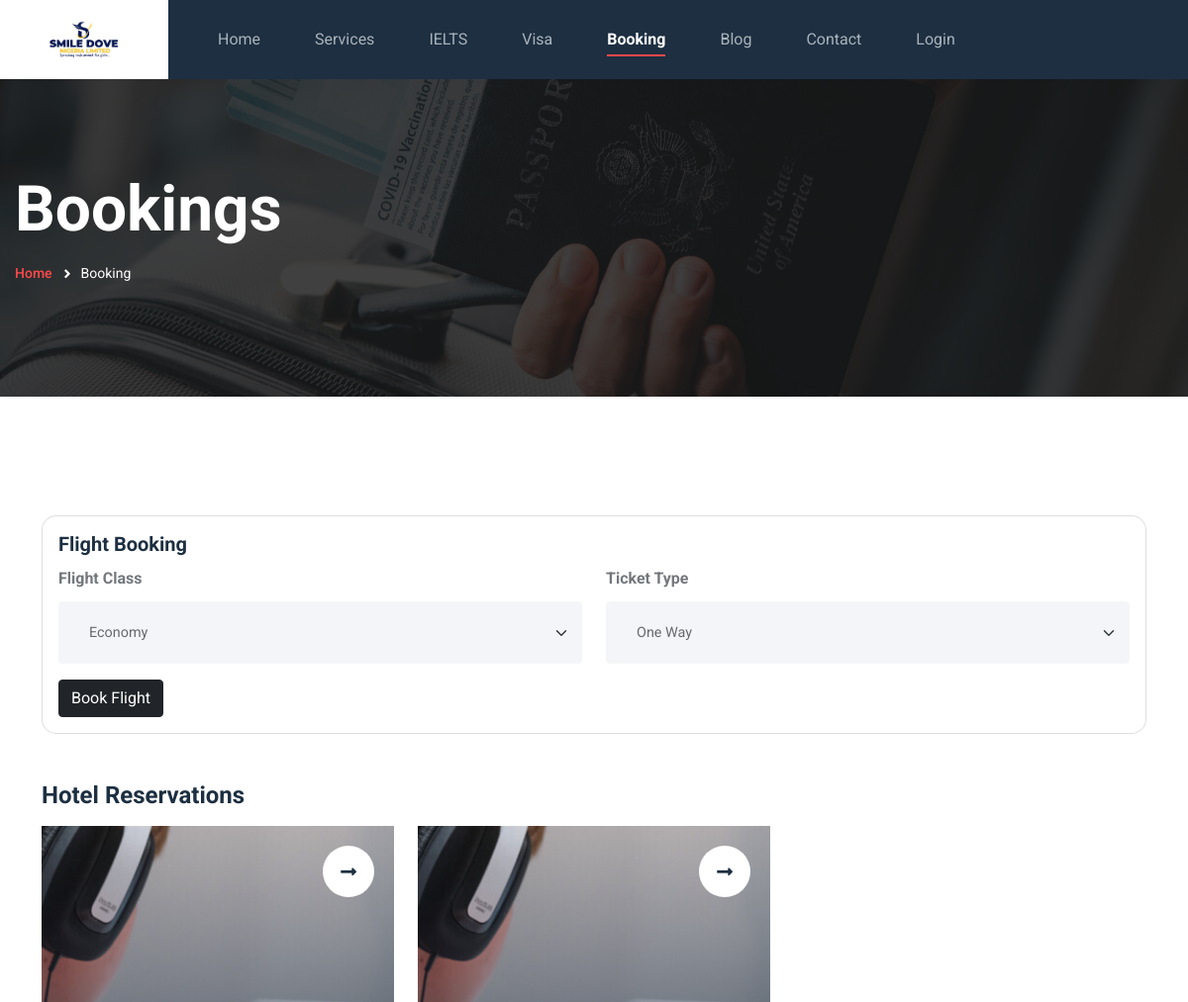
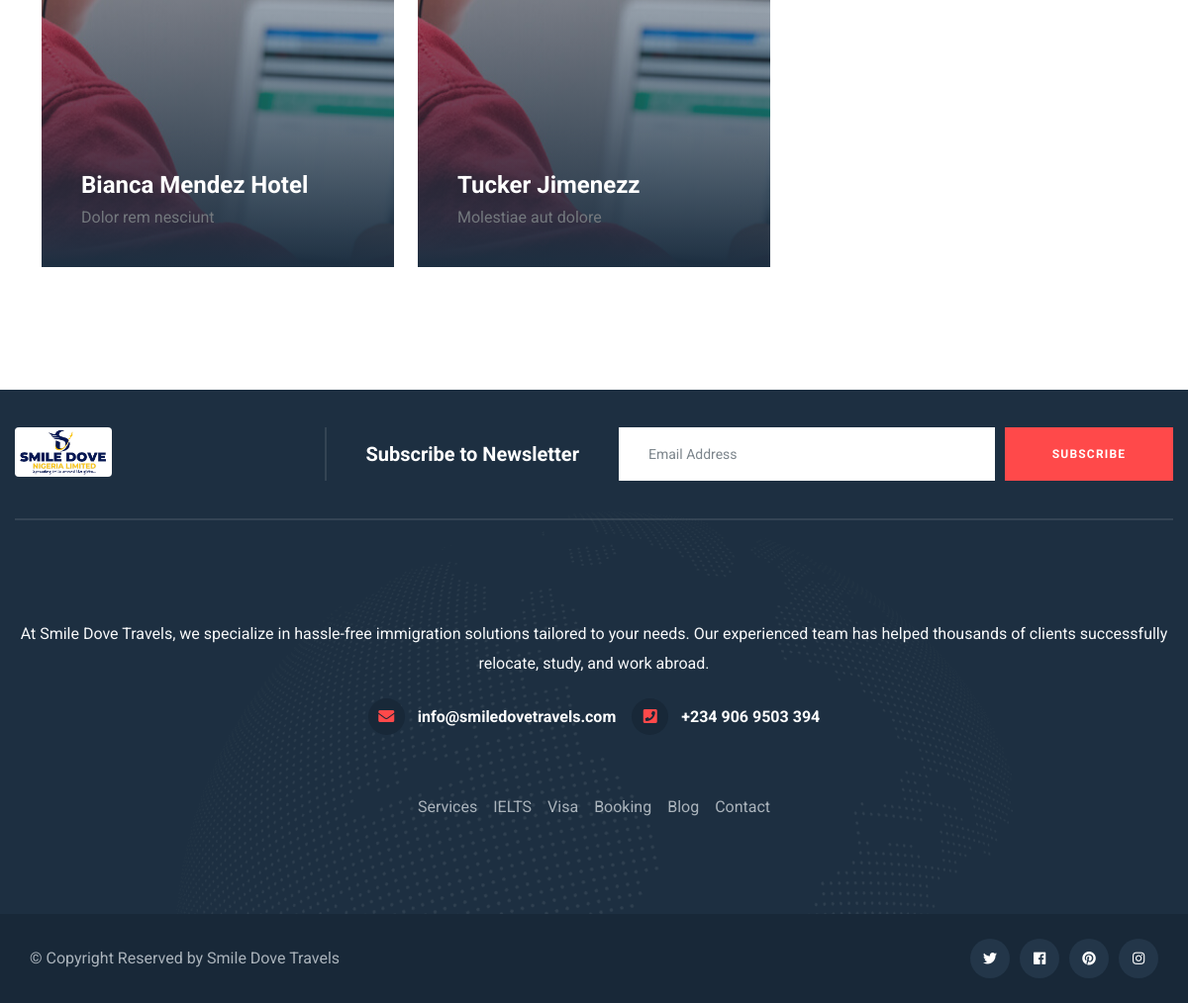
Screenshot of /booking.php with the database file from the repository (2 pictures, top to bottom).
### tables this page shows
CREATE TABLE `hotels` (
  `id` int(11) NOT NULL,
  `hotelid` varchar(20) NOT NULL,
  `name` varchar(50) NOT NULL,
  `country` varchar(50) NOT NULL,
  `city` varchar(50) NOT NULL,
  `address` varchar(255) DEFAULT NULL,
  `description` longtext DEFAULT NULL,
  `image` varchar(255) NOT NULL,
  `created_at` datetime NOT NULL DEFAULT current_timestamp()
);

### booking.php (the view, shortened to what this page needs)
<?php
include_once "config/config.php";
?>
<!DOCTYPE html>
<html lang="en">
<head>
  <link href="css/bootstrap.min.css" rel="stylesheet" />
  <link href="css/style.css" rel="stylesheet" />
  <link href="css/responsive.css" rel="stylesheet" />
  <link href="intro/intro.css" rel="stylesheet" />
  <link rel="stylesheet" type="text/css" href="intro/rev/css/rs6.css" />
</head>
<body>
  <div class="page-wrapper">
    <?php
    include "partials/header.php"; ?>
    <section
      class="page-title"
      style="background-image: url(images/background/page-title.jpg)">
      <div class="auto-container">
        <div class="title-outer">
          <h1 class="title">Bookings</h1>
          <ul class="page-breadcrumb">
            <li><a href="./">Home</a></li>
            <li>Booking</li>
          </ul>
        </div>
      </div>
    </section>
    <section class="">
      <div class="container pb-100">
        <div class="row">
          <div class="col-12 mb-5">
            <div class="card " style="border-radius: 15px;">
              <div class="card-body">
                <h5 class="card-title">Flight Booking</h5>
                <form action="flight.php" method="get">
                  <div class="row">
                    <div class="col-md-6 mb-3">
                      <label for="class" class="form-label fw-bold">Flight Class</label>
                      <select name="class" id="class" class="form-control form-select">
                        <option value="Economy">Economy</option>
                      </select>
                    </div>
                    <div class="col-md-6 mb-3">
                      <label for="type" class="form-label fw-bold">Ticket Type</label>
                      <select name="type" id="type" class="form-control form-select">
                        <option value="One-Way">One Way</option>
                      </select>
                    </div>
                    <div class="">
                      <button type="submit" class="btn btn-dark">Book Flight</button>
                    </div>
                  </div>
                </form>
              </div>
            </div>
          </div>
          <div class="">
            <h4 class="">Hotel Reservations</h4>
          </div>
          <?php
          $getHotels = mysqli_query($conn, "SELECT * FROM `hotels` ORDER BY `id` DESC");
          if (mysqli_num_rows($getHotels) > 0) {
            while ($hotel = mysqli_fetch_assoc($getHotels)) {
          ?>
              <div class="col-lg-4 col-md-6 ">
                <div class="training-block-three overflow-hidden mb-4">
                  <div class="inner-box">
                    <div class="image-box">
                      <figure class="image">
                        <a href="hotel.php?hid=<?= $hotel['hotelid']; ?>"><img src="images/resource/course-8.jpg" alt="" /></a>
                      </figure>
                      <a href="hotel.php?hid=<?= $hotel['hotelid']; ?>" class="read-more"><i class="fa fa-long-arrow-alt-right"></i></a>
                      <div class="info-box">
                        <h4 class="title">
                          <a class="text-truncate" href="hotel.php?hid=<?= $hotel['hotelid']; ?>"><?= $hotel["name"] ?></a>
                        </h4>
                        <span class=""><?= $hotel["country"] ?></span>
                      </div>
                    </div>
                  </div>
                </div>
              </div>
          <?php
            }
          }
          ?>
        </div>
      </div>
    </section>
    <?php include "partials/footer.php"; ?>
  </div>
</body>
</html>

### css/tm-utility-classes.css (style rules this page uses)
.overflow-hidden { overflow: hidden !important; }

### rows the page displays
hotels: name "Bianca Mendez Hotel", country "Dolor rem nesciunt"
hotels: name "Tucker Jimenezz", country "Molestiae aut dolore"
